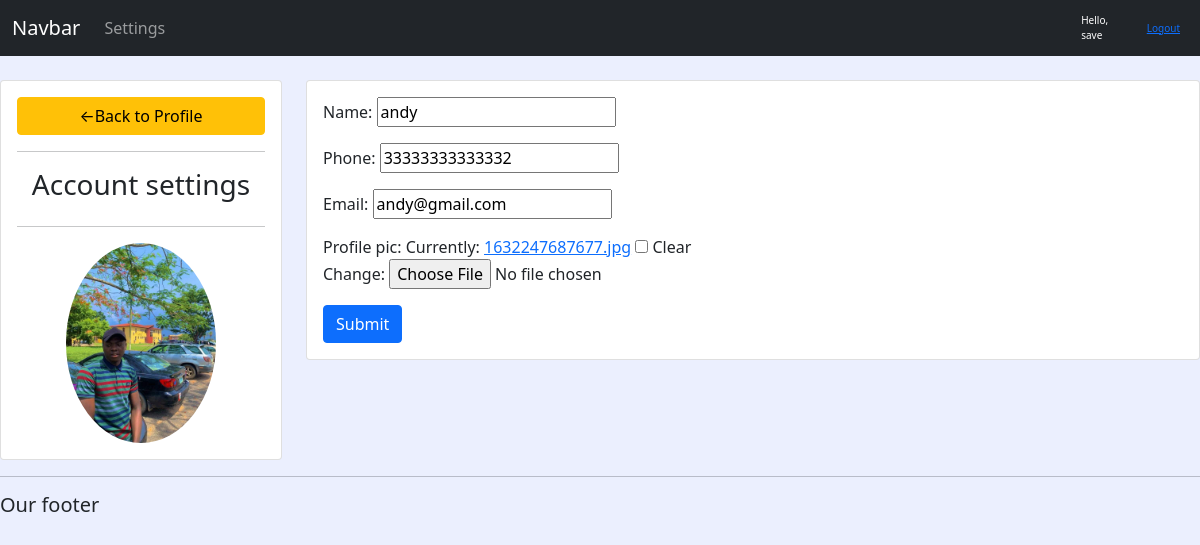
/account (signed in), run on the app's committed database.
### film/models.py (models this page shows, shortened)
class Customer(models.Model):
    user = models.OneToOneField(User,null=True,blank = True,on_delete = models.CASCADE)
    name = models.CharField(max_length=250,null=True)
    phone = models.CharField(max_length=100,null=True)
    email = models.EmailField(max_length=200,null=True)
    profile_pic = models.ImageField(default="poster7_1_191735.png",null=True,blank=True)
    date_created = models.DateTimeField(auto_now_add=True,null=True)

### film/decorators.py (the view)
        def wrapper_func(request,*args,**kwargs):
            print('working',allowed_roles)
            group = None
            if request.user.groups.exists():
                group = request.user.groups.all()[0].name
            if group in allowed_roles:
                return view_func(request,*args,**kwargs)
            else:
                return HttpResponse('You are not authorised to view this page')

### film/form.py
class CustomerForm(ModelForm):
    class Meta:
        model = Customer
        fields = '__all__'
        exclude = ['user']

### film/views.py (called while the page is built)
@login_required(login_url='login')
@allowed_users(allowed_roles=['customer'])
def accountSettings(request):
    customer = request.user.customer
    form = CustomerForm(instance=customer)
    if request.method == 'POST':
            form = CustomerForm(request.POST,request.FILES,instance=customer)
            if form.is_valid:
                form.save()
    context ={'form':form}
    return render(request,'accounts_settings.html',context)

### templates/accounts_settings.html (shortened to what this page needs)
{%  extends 'main.html' %}
{% load static %}
{% block content %}
<br>
<div class="row">
    <div class="col-md-3">
        <div class="card card-body">
            <a class="btn btn-warning" href="{%url 'home' %}">
                &#8592;Back to Profile
            </a>
            <hr>
            <h3 style="text-align:center">Account settings</h3>
            <hr>
            <img class="profile-pic" src="{{request.user.customer.profile_pic.url}}">
        </div>
    </div>
    <div class="col-md-9">
          <div class="card card-body">
              <form method="POST" action="" enctype="multipart/form-data">
            {{form.as_p}}
            <input class="btn btn-primary" type="submit" name=" Update Information">
            </form>
          </div>
    </div>
</div>
{% endblock %}

### templates/navbar.html (shortened to what this page needs)
<nav class="navbar navbar-expand-lg navbar-dark bg-dark">
    <div class="container-fluid">
      <a class="navbar-brand" href="#">Navbar</a>
      <div class="collapse navbar-collapse" id="navbarNav">
        <ul class="navbar-nav">
          {% if request.user.is_staff%}
          <li class="nav-item">
            <a class="nav-link active" aria-current="page" href="{%url 'home'%}">Dashboard</a>
          </li>
          <li class="nav-item">
            <a class="nav-link" href="{%url 'products'%}">Products</a>
          </li>
          {% else %}
          <li class="nav-item">
            <a class="nav-link" href="{%url 'account' %}">Settings</a>
          </li>
          {%endif%}
        </ul>
      </div>
    </div>
    <span class="hello-msg">Hello, {{request.user}}</span>
    <span><a class="hello-msg" href="{% url 'logout' %}">Logout</a></span>
  </nav>

### static/css/main.css (style rules this page uses)
body { background-color: #ebeffe; }

### templates/navbar.html (style rules this page uses)
span { color: white; font-size: 10px; margin-right:20px ; }

### templates/accounts_settings.html (style rules this page uses)
.profile-pic { max-width:200px; max-height:200px; margin:0 auto; border-radius:50%; }

### data on the page
Customer: name "andy", phone "33333333333332", email "andy@gmail.com"

### other printed values
{{ request.user }} "save"
